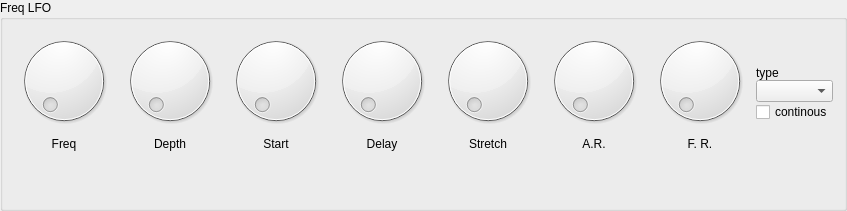
    <widget class="GroupBox" name="amplitudeLFO_3">
     <property name="title">
      <string>Freq LFO</string>
     </property>
     <property name="alignment">
      <set>Qt::AlignLeading|Qt::AlignLeft|Qt::AlignTop</set>
     </property>
     <property name="controlId" stdset="0">
      <string>FREQUENCY_LFO</string>
     </property>
     <layout class="QGridLayout" name="gridLayout_10">
      <item row="0" column="0">
       <widget class="Dial" name="a_dt_12">
        <property name="sizePolicy">
         <sizepolicy hsizetype="Preferred" vsizetype="Preferred">
          <horstretch>0</horstretch>
          <verstretch>0</verstretch>
         </sizepolicy>
        </property>
        <property name="controlId" stdset="0">
         <string>freq</string>
        </property>
       </widget>
      </item>
      <item row="0" column="1">
       <widget class="Dial" name="a_dt_16">
        <property name="sizePolicy">
         <sizepolicy hsizetype="Preferred" vsizetype="Preferred">
          <horstretch>0</horstretch>
          <verstretch>0</verstretch>
         </sizepolicy>
        </property>
        <property name="controlId" stdset="0">
         <string>intensity</string>
        </property>
       </widget>
      </item>
      <item row="0" column="2">
       <widget class="Dial" name="d_dt_7">
        <property name="sizePolicy">
         <sizepolicy hsizetype="Preferred" vsizetype="Preferred">
          <horstretch>0</horstretch>
          <verstretch>0</verstretch>
         </sizepolicy>
        </property>
        <property name="controlId" stdset="0">
         <string>start_phase</string>
        </property>
       </widget>
      </item>
      <item row="0" column="3">
       <widget class="Dial" name="s_val_18">
        <property name="sizePolicy">
         <sizepolicy hsizetype="Preferred" vsizetype="Preferred">
          <horstretch>0</horstretch>
          <verstretch>0</verstretch>
         </sizepolicy>
        </property>
        <property name="controlId" stdset="0">
         <string>delay</string>
        </property>
       </widget>
      </item>
      <item row="1" column="0">
       <widget class="QLabel" name="label_64">
        <property name="text">
         <string>Freq</string>
        </property>
        <property name="alignment">
         <set>Qt::AlignCenter</set>
        </property>
       </widget>
      </item>
      <item row="1" column="1">
       <widget class="QLabel" name="label_75">
        <property name="text">
         <string>Depth</string>
        </property>
        <property name="alignment">
         <set>Qt::AlignCenter</set>
        </property>
       </widget>
      </item>
      <item row="1" column="2">
       <widget class="QLabel" name="label_85">
        <property name="text">
         <string>Start</string>
        </property>
        <property name="alignment">
         <set>Qt::AlignCenter</set>
        </property>
       </widget>
      </item>
      <item row="1" column="3">
       <widget class="QLabel" name="label_86">
        <property name="text">
         <string>Delay</string>
        </property>
        <property name="alignment">
         <set>Qt::AlignCenter</set>
        </property>
       </widget>
      </item>
      <item row="0" column="4">
       <widget class="Dial" name="s_val_19">
        <property name="sizePolicy">
         <sizepolicy hsizetype="Preferred" vsizetype="Preferred">
          <horstretch>0</horstretch>
          <verstretch>0</verstretch>
         </sizepolicy>
        </property>
        <property name="controlId" stdset="0">
         <string>stretch</string>
        </property>
       </widget>
      </item>
      <item row="1" column="4">
       <widget class="QLabel" name="label_87">
        <property name="text">
         <string>Stretch</string>
        </property>
        <property name="alignment">
         <set>Qt::AlignCenter</set>
        </property>
       </widget>
      </item>
      <item row="2" column="2">
       <spacer name="verticalSpacer_10">
        <property name="orientation">
         <enum>Qt::Vertical</enum>
        </property>
        <property name="sizeHint" stdset="0">
         <size>
          <width>20</width>
          <height>40</height>
         </size>
        </property>
       </spacer>
      </item>
      <item row="0" column="7" rowspan="3">
       <widget class="QWidget" name="widget_9" native="true">
        <property name="sizePolicy">
         <sizepolicy hsizetype="Preferred" vsizetype="Maximum">
          <horstretch>0</horstretch>
          <verstretch>0</verstretch>
         </sizepolicy>
        </property>
        <layout class="QVBoxLayout" name="verticalLayout_9">
         <property name="spacing">
          <number>0</number>
         </property>
         <property name="margin">
          <number>0</number>
         </property>
         <item>
          <widget class="QLabel" name="label_9">
           <property name="sizePolicy">
            <sizepolicy hsizetype="Preferred" vsizetype="Maximum">
             <horstretch>0</horstretch>
             <verstretch>0</verstretch>
            </sizepolicy>
           </property>
           <property name="text">
            <string>type</string>
           </property>
          </widget>
         </item>
         <item>
          <widget class="ComboBox" name="comboBox_10">
           <property name="controlId" stdset="0">
            <string>lfo_type</string>
           </property>
          </widget>
         </item>
         <item>
          <widget class="CheckBox" name="checkBox_11">
           <property name="text">
            <string>continous</string>
           </property>
           <property name="controlId" stdset="0">
            <string>continous</string>
           </property>
          </widget>
         </item>
         <item>
          <spacer name="verticalSpacer_13">
           <property name="orientation">
            <enum>Qt::Vertical</enum>
           </property>
           <property name="sizeHint" stdset="0">
            <size>
             <width>20</width>
             <height>40</height>
            </size>
           </property>
          </spacer>
         </item>
        </layout>
       </widget>
      </item>
      <item row="0" column="5">
       <widget class="Dial" name="s_val_20">
        <property name="sizePolicy">
         <sizepolicy hsizetype="Preferred" vsizetype="Preferred">
          <horstretch>0</horstretch>
          <verstretch>0</verstretch>
         </sizepolicy>
        </property>
        <property name="controlId" stdset="0">
         <string>randomness_amplitude</string>
        </property>
       </widget>
      </item>
      <item row="1" column="5">
       <widget class="QLabel" name="label_88">
        <property name="text">
         <string>A.R.</string>
        </property>
        <property name="alignment">
         <set>Qt::AlignCenter</set>
        </property>
       </widget>
      </item>
      <item row="0" column="6">
       <widget class="Dial" name="s_val_21">
        <property name="sizePolicy">
         <sizepolicy hsizetype="Preferred" vsizetype="Preferred">
          <horstretch>0</horstretch>
          <verstretch>0</verstretch>
         </sizepolicy>
        </property>
        <property name="controlId" stdset="0">
         <string>randomness_frequency</string>
        </property>
       </widget>
      </item>
      <item row="1" column="6">
       <widget class="QLabel" name="label_89">
        <property name="text">
         <string>F. R.</string>
        </property>
        <property name="alignment">
         <set>Qt::AlignCenter</set>
        </property>
       </widget>
      </item>
     </layout>
    </widget>
